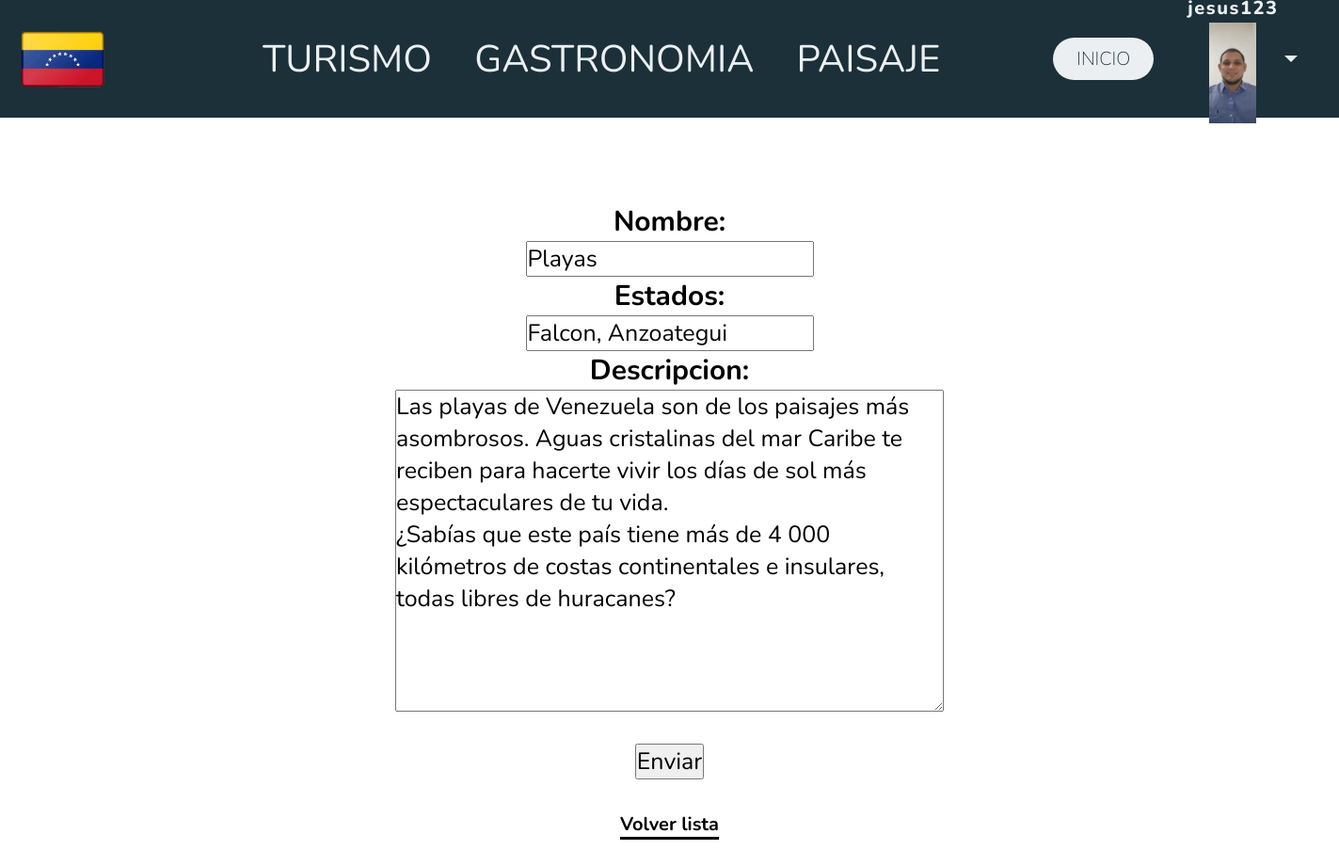
The app's page /vzla/editar-paisaje/15/ (signed in) with its own data.
### vzla/models.py (models this page shows, shortened)
class Avatar(models.Model):
    user = models.OneToOneField(User, on_delete=models.CASCADE, null=True)
    imagen = models.ImageField(upload_to='avatares', null=True, blank=True)

class Paisajes(models.Model):
    nombre = models.CharField(max_length=64)
    estados = models.CharField(max_length=128)
    descripcion = models.TextField()
    imagen = models.ImageField(upload_to="paisaje", null=True, blank=True)

### vzla/views.py (the view)
# urls.py: path('editar-paisaje/<int:pk>/', P_UpdateView.as_view(), name="editar_paisaje"),
class P_UpdateView(LoginRequiredMixin, UpdateView):
    model = Paisajes
    fields = ['nombre', 'estados', 'descripcion']
    success_url = reverse_lazy('paisajes')
    template_name = "vzla/editar_paisaje.html"

### vzla/templates/vzla/editar_paisaje.html (shortened to what this page needs)
{% extends "vzla/base.html" %}
{% block contenido %}
<form method="post">
  {% for field in form %}
  <div class="field_container">
      {{ field.label_tag }} <br>
      {{ field }}
  {% endfor %}
<br>
<br>
  <input type="submit" value="Enviar" />
</form>
<br>
<br>
<a class='vinculo' href="{% url 'paisajes' %}">Volver lista</a>
{% endblock contenido %}

### vzla/templates/vzla/base.html (shortened to what this page needs)
{% load static %}
<link rel="stylesheet" href="{% static "styles.css" %}" type='text/css'>
<!DOCTYPE html>
<html lang="en">
<head>
</head>
<body>
    <header class="header">
        <div class="logo">
            <img src={% static "img/vzla4.png" %} alt="bandera" >
        </div>
        <nav>
           <ul class="nav-links">
                <li><a href="{% url 'turismo' %}">TURISMO</a></li>
                <li><a href="{% url 'gastronomia' %}">GASTRONOMIA</a></li>
                <li><a href="{% url 'paisajes' %}">PAISAJE</a></li>
           </ul>
        </nav>
        <a class="boton" href="{% url 'inicio' %}"><button>INICIO</button></a>
        {% if user.is_authenticated %}
        <div class="dropdown">
            <button class="btn btn-secondary dropdown-toggle" type="button" id="dropdownMenuButton1" data-bs-toggle="dropdown" aria-expanded="false">
                <div style="display: inline-grid";align = "center">
                    <span style="">{{ user.username }}</span>
                    <div align = "center">
                        <img src="{{ user.avatar.imagen.url }}" style="width:50px;"/>
                    </div>
                </div>
            </button>
          </div>
        {% else %}
        <a class="btn btn-secondary" href="{% url 'login' %}" >Iniciar Sesión</a>
        {% endif %}
    </header>
</body>
<section style="padding:90px 50px;">
    {% block contenido %}
    {% endblock contenido %}
</section>
</html>

### records on screen
Paisajes: form "Playas" "Falcon, Anzoategui" "Las playas de Venezuela son de los paisajes más asombrosos. Aguas cristalinas del mar Caribe te reciben para hacerte vivir los días de sol más espectaculares de tu vida. ¿Sabías que este país tiene más de 4 000 kilómetros de costas continentales e insulares, todas libres de huracanes?"

### other values on screen
{{ field.label_tag }} "Nombre:" "Estados:" "Descripcion:"
